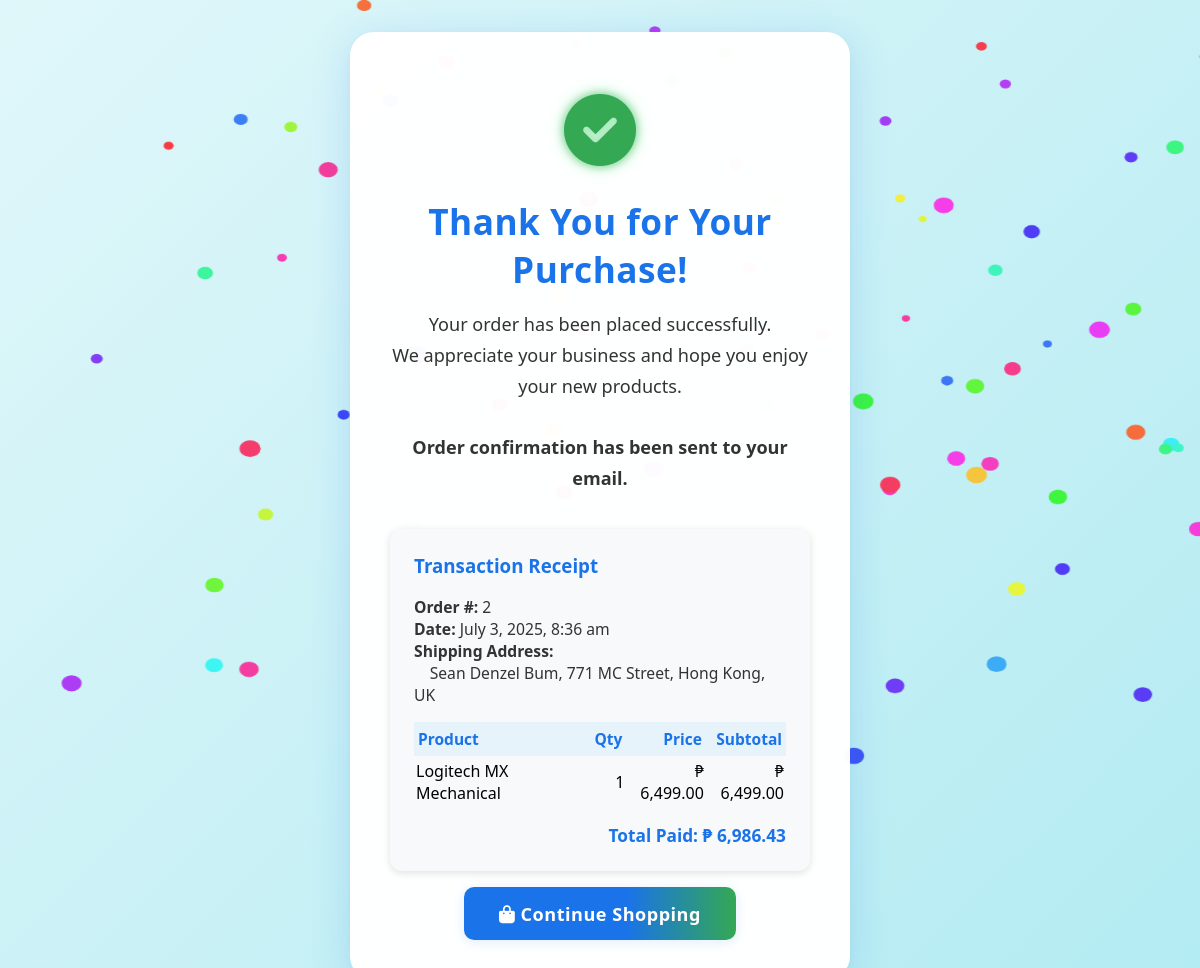
Page /thankyou.php (signed in) on the committed database.
### tables this page shows
CREATE TABLE `orders` (
  `id` int(11) NOT NULL,
  `user_id` int(11) NOT NULL,
  `total` decimal(10,2) NOT NULL,
  `shipping_address` varchar(255) NOT NULL,
  `created_at` timestamp NOT NULL DEFAULT current_timestamp()
);

CREATE TABLE `order_items` (
  `id` int(11) NOT NULL,
  `order_id` int(11) NOT NULL,
  `product_id` int(11) NOT NULL,
  `quantity` int(11) NOT NULL,
  `price` decimal(10,2) NOT NULL
);

CREATE TABLE `products` (
  `id` int(11) NOT NULL,
  `name` varchar(100) NOT NULL,
  `description` text DEFAULT NULL,
  `price` decimal(10,2) NOT NULL,
  `old_price` decimal(10,2) DEFAULT NULL,
  `category` enum('input','output','io') NOT NULL,
  `image_path` varchar(255) DEFAULT NULL,
  `is_featured` tinyint(1) DEFAULT 0,
  `stock` int(11) DEFAULT 0,
  `average_rating` decimal(3,2) DEFAULT 0.00,
  `created_at` timestamp NOT NULL DEFAULT current_timestamp(),
  `specs` text DEFAULT NULL
);

### thankyou.php (the view, shortened to what this page needs)
<?php
require_once 'database.php';
$order = null;
$order_items = [];
if (isset($_SESSION['user_data'])) {
$user_id = $_SESSION['user_data']['id'];
$stmt = $pdo->prepare("SELECT * FROM orders WHERE user_id = ? ORDER BY id DESC LIMIT 1");
$stmt->execute([$user_id]);
$order = $stmt->fetch(PDO::FETCH_ASSOC);
if ($order) {
$stmt = $pdo->prepare("SELECT oi.*, p.name, p.image_path FROM order_items oi JOIN products p ON oi.product_id = p.id WHERE oi.order_id = ?");
$stmt->execute([$order['id']]);
$order_items = $stmt->fetchAll(PDO::FETCH_ASSOC);
}
}
?>
<!DOCTYPE html>
<html lang="en">
  <head>
    <link rel="stylesheet" href="https://cdnjs.cloudflare.com/ajax/libs/font-awesome/6.4.0/css/all.min.css">
  </head>
  <body>
    <div class="thankyou-container">
      <div class="thankyou-icon">
        <i class="fas fa-check-circle"></i>
      </div>
      <div class="thankyou-title">Thank You for Your Purchase!</div>
      <div class="thankyou-message"> Your order has been placed successfully. <br> We appreciate your business and hope you enjoy your new products. <br>
        <br>
        <strong>Order confirmation has been sent to your email.</strong>
      </div> <?php if ($order && $order_items): ?> <div style="text-align:left; margin:2rem auto 1rem; background:#f8f9fa; border-radius:12px; box-shadow:0 2px 8px #e0e0e0; padding:1.5rem; max-width:420px;">
        <h3 style="color:#1a73e8; margin-top:0;">Transaction Receipt</h3>
        <div style="font-size:0.98rem; color:#333; margin-bottom:1rem;">
          <strong>Order #:</strong> <?= htmlspecialchars($order['id']) ?> <br>
          <strong>Date:</strong> <?= date('F j, Y, g:i a', strtotime($order['created_at'] ?? 'now')) ?> <br>
          <strong>Shipping Address:</strong>
          <br>
          <span style="margin-left:1em;"> <?= nl2br(htmlspecialchars($order['shipping_address'])) ?> </span>
          <br>
        </div>
        <table style="width:100%; border-collapse:collapse; margin-bottom:1rem;">
          <thead>
            <tr style="background:#e6f3fb; color:#1a73e8;">
              <th style="text-align:left; padding:6px 4px; font-size:0.97rem;">Product</th>
              <th style="text-align:right; padding:6px 4px; font-size:0.97rem;">Qty</th>
              <th style="text-align:right; padding:6px 4px; font-size:0.97rem;">Price</th>
              <th style="text-align:right; padding:6px 4px; font-size:0.97rem;">Subtotal</th>
            </tr>
          </thead>
          <tbody> <?php foreach ($order_items as $item): ?> <tr>
              <td style="padding:4px 2px;"> <?= htmlspecialchars($item['name']) ?> </td>
              <td style="text-align:right; padding:4px 2px;"> <?= (int)$item['quantity'] ?> </td>
              <td style="text-align:right; padding:4px 2px;">₱ <?= number_format($item['price'], 2) ?> </td>
              <td style="text-align:right; padding:4px 2px;">₱ <?= number_format($item['price'] * $item['quantity'], 2) ?> </td>
            </tr> <?php endforeach; ?> </tbody>
        </table>
        <div style="text-align:right; font-size:1.08rem; color:#1a73e8; font-weight:bold;"> Total Paid: ₱ <?= number_format($order['total'], 2) ?> </div>
      </div> <?php endif; ?> <a href="shop.php" class="shop-btn">
        <i class="fas fa-shopping-bag"></i> Continue Shopping </a>
    </div>
  </body>
</html>

### thankyou.php (style rules this page uses)
body { background: linear-gradient(135deg, #e0f7fa 0%, #b2ebf2 100%); min-height: 100vh; margin: 0; display: flex; flex-direction: column; align-items: center; justify-content: center; font-family: 'Segoe UI', Tahoma, Geneva, Verdana, sans-serif; overflow: hidden; }
.thankyou-container { background: rgba(255, 255, 255, 0.98); border-radius: 24px; box-shadow: 0 8px 40px 0 rgba(26, 115, 232, 0.18), 0 1.5px 8px 0 rgba(0, 0, 0, 0.04); padding: 3rem 2.5rem 2.5rem 2.5rem; text-align: center; max-width: 420px; margin: 2rem auto; position: relative; z-index: 1; animation: fadeInUp 0.8s cubic-bezier(.23, 1.01, .32, 1) 0.1s both; }
.thankyou-icon { font-size: 4.5rem; color: #34a853; margin-bottom: 1.2rem; text-shadow: 0 0 18px #b9f6ca, 0 0 8px #34a853; animation: pop 0.7s cubic-bezier(.23, 1.01, .32, 1); }
.thankyou-title { font-size: 2.2rem; color: #1a73e8; margin-bottom: 1rem; font-weight: 700; letter-spacing: 0.5px; }
.thankyou-message { font-size: 1.13rem; color: #333; margin-bottom: 2.2rem; line-height: 1.7; }
.shop-btn { display: inline-block; padding: 0.9rem 2.2rem; background: linear-gradient(90deg, #1a73e8 60%, #34a853 100%); color: white; border-radius: 10px; text-decoration: none; font-weight: 700; font-size: 1.13rem; box-shadow: 0 2px 12px 0 rgba(26, 115, 232, 0.13); border: none; transition: background 0.3s, transform 0.2s; letter-spacing: 0.5px; }

### rows in the picture
orders: id "2", created_at "July 3, 2025, 8:36 am", shipping_address "Sean Denzel Bum, 771 MC Street, Hong Kong, UK", total "6,986.43"
order_items: product.name "Logitech MX Mechanical", quantity "1", price "6,499.00", $item['price'] * $item['quantity'] "6,499.00"
